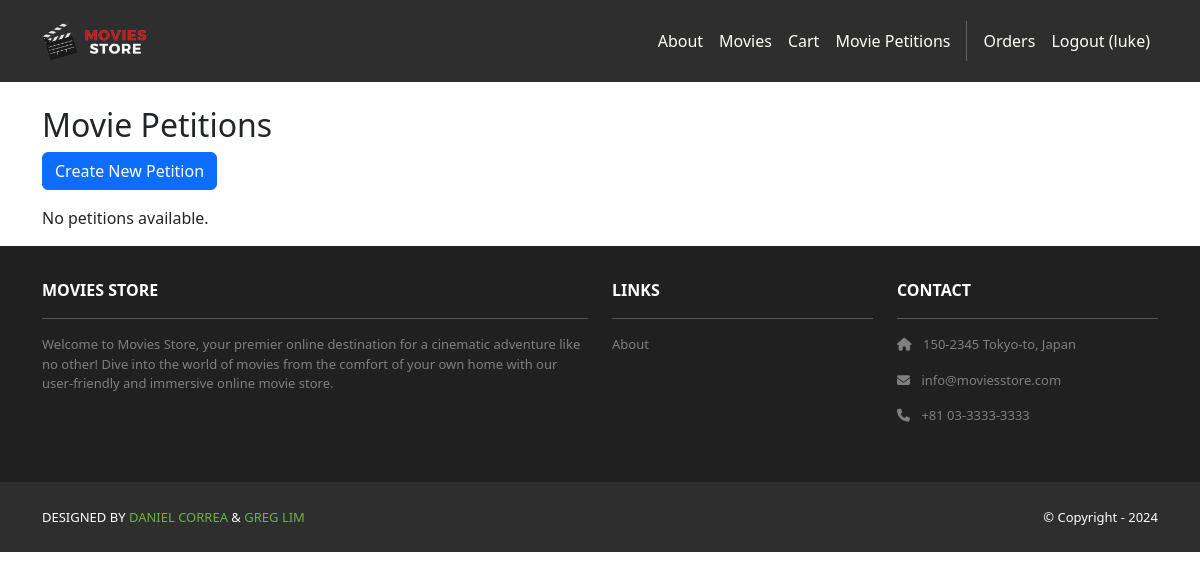
Before: /petitions/ (signed in) with the older database file.
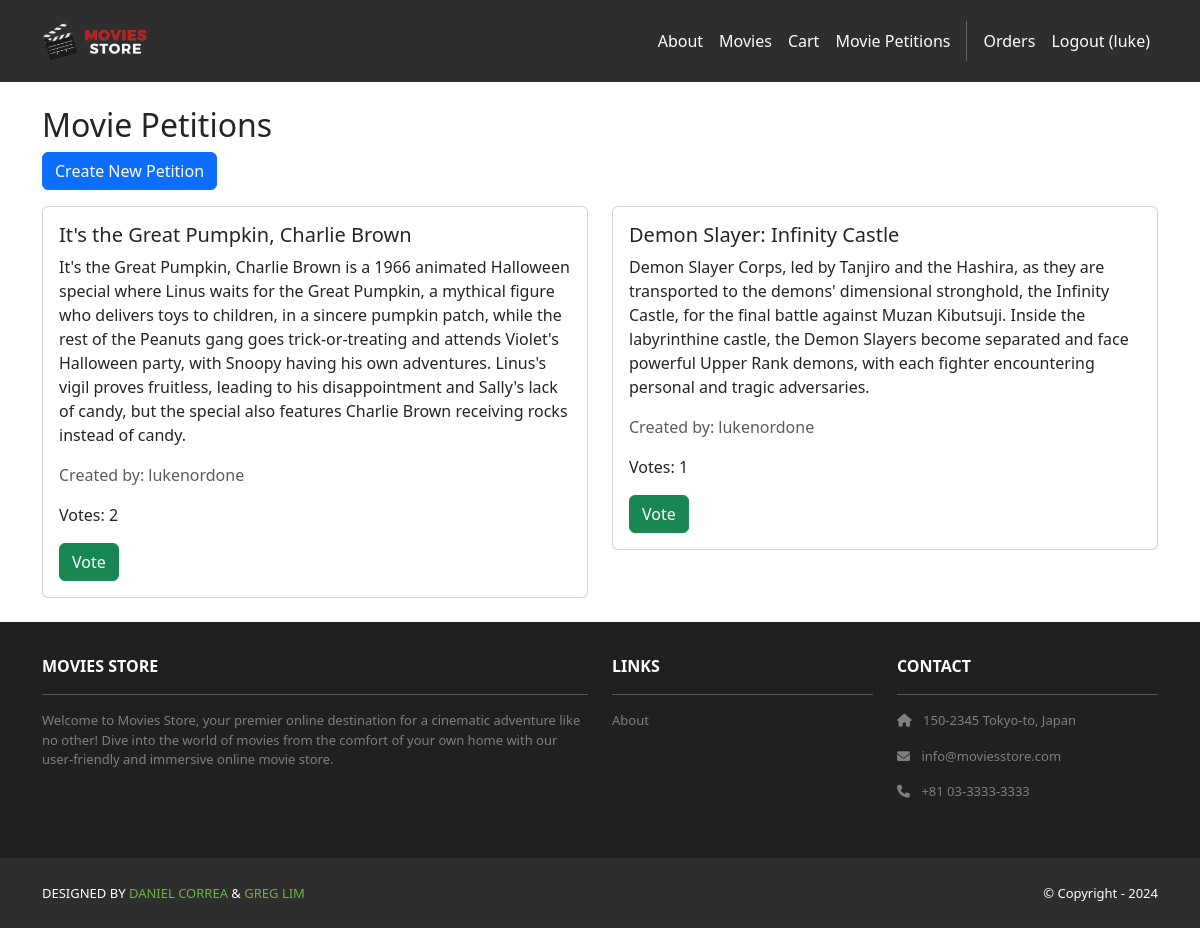
After: the same page with the newer database file.
### petitions/models.py (models this page shows, shortened)
class MoviePetition(models.Model):
    title = models.CharField(max_length=200)
    description = models.TextField()
    created_by = models.ForeignKey(User, on_delete=models.CASCADE, related_name='created_petitions')
    created_at = models.DateTimeField(auto_now_add=True)
    voters = models.ManyToManyField(User, related_name='voted_petitions')
    votes_count = models.IntegerField(default=0)

### petitions/views.py (the view)
# urls.py: path('', views.petition_list, name='petition_list'),
@login_required
def petition_list(request):
    petitions = MoviePetition.objects.all().order_by('-created_at')
    return render(request, 'petitions/petition_list.html', {'petitions': petitions})

### petitions/templates/petitions/petition_list.html (shortened to what this page needs)
{% extends 'base.html' %}
{% block content %}
<div class="container mt-4">
    <h2>Movie Petitions</h2>
    <a href="{% url 'create_petition' %}" class="btn btn-primary mb-3">Create New Petition</a>
    <div class="row">
        {% for petition in petitions %}
        <div class="col-md-6 mb-4">
            <div class="card">
                <div class="card-body">
                    <h5 class="card-title">{{ petition.title }}</h5>
                    <p class="cart-text">{{ petition.description }}</p>
                    <p class="text-muted">Created by: {{ petition.created_by.username }}</p>
                    <p>Votes: {{ petition.votes_count }}</p>
                    <form action="{% url 'vote_petition' petition.id %}" method="POST">
                        <button type="submit" class="btn btn-success">Vote</button>
                    </form>
                </div>
            </div>
        </div>
        {% empty %}
        <p>No petitions available.</p>
        {% endfor %}
    </div>
</div>
{% endblock %}

Changed rows visible on the page:
added MoviePetition: title "It's the Great Pumpkin, Charlie Brown", description "It's the Great Pumpkin, Charlie Brown is a 1966 animated Halloween special where Linus waits for the Great Pumpkin, a mythical figure who delivers toys to children, in a sincere pumpkin patch, while the rest of the Peanuts gang goes trick-or-treating and attends Violet's Halloween party, with Snoopy having his own adventures. Linus's vigil proves fruitless, leading to his disappointment and Sally's lack of candy, but the special also features Charlie Brown receiving rocks instead of candy.", created_by.username "lukenordone", votes_count "2"
added MoviePetition: title "Demon Slayer: Infinity Castle", description "Demon Slayer Corps, led by Tanjiro and the Hashira, as they are transported to the demons' dimensional stronghold, the Infinity Castle, for the final battle against Muzan Kibutsuji. Inside the labyrinthine castle, the Demon Slayers become separated and face powerful Upper Rank demons, with each fighter encountering personal and tragic adversaries.", created_by.username "lukenordone", votes_count "1"
Other visible differences:
text no longer shown: "No petitions available."
